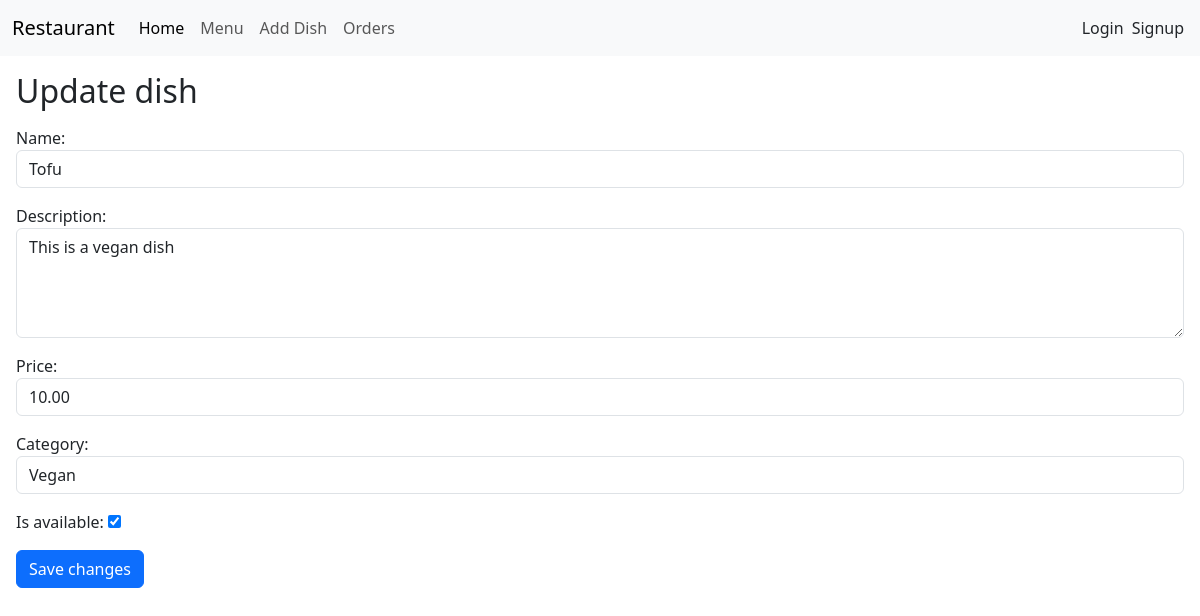
/restaurant/menu/4/edit, run on an earlier commit of the app's database.
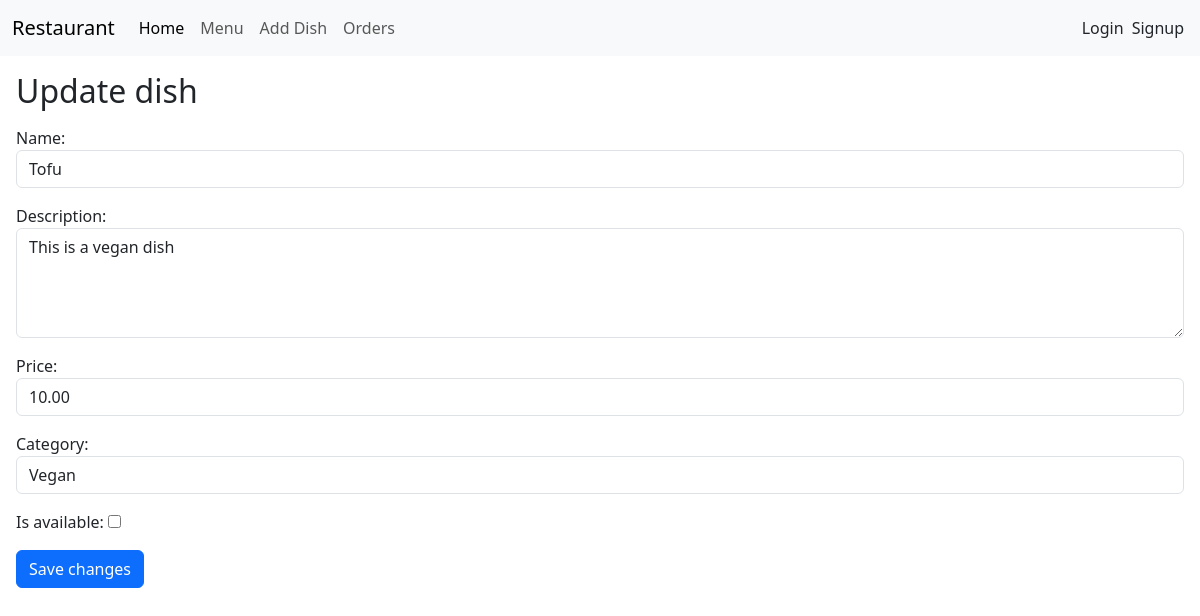
And on a later commit of the database.
### menu/models.py (models this page shows, shortened)
class Dish(models.Model):
    name = models.CharField(max_length=50)
    description = models.CharField(max_length=100, blank=True)
    price = models.DecimalField(max_digits=4, decimal_places=2)
    category = models.ForeignKey(
        Category, on_delete=models.CASCADE, related_name="dishes"
    )
    is_available = models.BooleanField(default=True)

class Category(models.Model):
    name = models.CharField(max_length=20)
    def __str__(self):
        return self.name

### menu/views.py (the view)
# urls.py: path("<int:id>/edit", views.edit_dish, name="edit"),
def edit_dish(request, id):
    dish = get_object_or_404(Dish, id=id)
    if request.method == "POST":
        form = DishForm(request.POST, instance=dish)
        if form.is_valid():
            form.save()
            return redirect("detail", id=dish.id)
    else:
        form = DishForm(instance=dish)
    return render(request, "edit.html", {"form": form})

### menu/forms.py
class DishForm(forms.ModelForm):
    class Meta:
        model = Dish
        fields = ("name", "description", "price", "category", "is_available")
        widgets = {
            "name": forms.TextInput(attrs={"class": "form-control"}),
            "description": forms.Textarea(attrs={"class": "form-control", "rows": 4}),
            "price": forms.NumberInput(attrs={"class": "form-control"}),
            "category": forms.Select(attrs={"class": "form-control"}),
            "is_available": forms.CheckboxInput(attrs={"class": "form-control-input"}),
        }

### templates/edit.html (shortened to what this page needs)
<!DOCTYPE html>
<html lang="en">
  <head>
  </head>
  <body>
    {% extends 'base.html' %} {% block content %}
    <h2 class="m-3">Update dish</h2>
    <form method="post" class="m-3">
      {% csrf_token %} {{ form.as_p}}
      <button type="submit" class="btn btn-primary">Save changes</button>
    </form>
    {% endblock %}

What changed in the data, as far as the page shows it:
changed Dish "This is a vegan dish": is_available "☑" → "☐"
